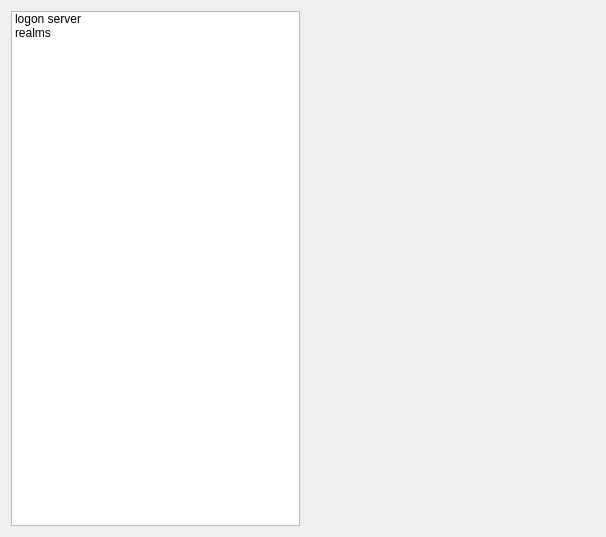
<?xml version="1.0" encoding="UTF-8"?>
<ui version="4.0">
 <class>RealmsTabWidget</class>
 <widget class="QWidget" name="RealmsTabWidget">
  <property name="geometry">
   <rect>
    <x>0</x>
    <y>0</y>
    <width>606</width>
    <height>537</height>
   </rect>
  </property>
  <property name="windowTitle">
   <string>RealmsTabWidget</string>
  </property>
  <layout class="QGridLayout" name="gridLayout">
   <item row="0" column="0">
    <widget class="QListWidget" name="listWidget">
     <item>
      <property name="text">
       <string>logon server</string>
      </property>
     </item>
     <item>
      <property name="text">
       <string>realms</string>
      </property>
     </item>
    </widget>
   </item>
   <item row="0" column="1">
    <widget class="QStackedWidget" name="stackedWidget">
     <widget class="QWidget" name="page"/>
     <widget class="QWidget" name="page_2"/>
    </widget>
   </item>
  </layout>
 </widget>
 <resources/>
 <connections/>
</ui>
